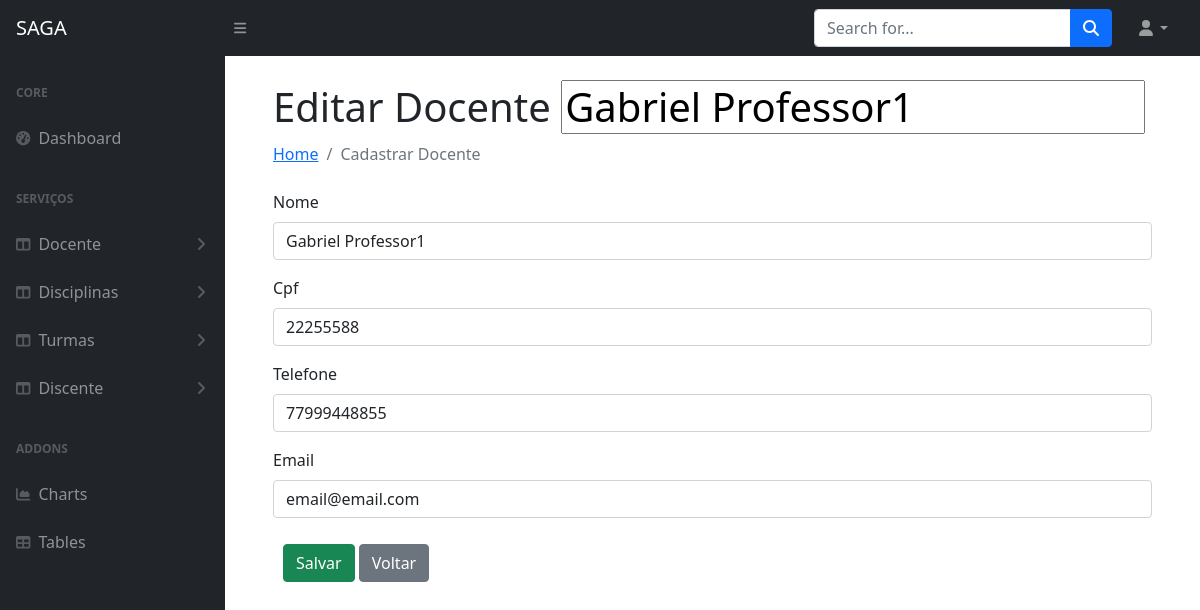
The app's page /editar_docente/1 (signed in) with its own data.
### appacademico/models.py (models this page shows, shortened)
class Usuario(models.Model):
    matricula= models.AutoField(primary_key=True)
    nome = models.CharField(max_length=150)
    cpf = models.IntegerField()
    telefone=models.IntegerField()
    email=models.EmailField(max_length=50)
    class Meta:
        abstract = True

class Professor(Usuario):
    pass

### appacademico/views.py (the view, shortened to what this page needs)
# urls.py: path('editar_docente/<int:matricula>', views.editar_docente, name='editar_docente'),
@login_required(login_url='login')
def editar_docente(request, matricula):
    docentenaobject = get_object_or_404(Professor, pk=matricula)
    docente = ProfessorModelForm(instance=docentenaobject)
    return render(request, 'editar_todos.html', {'docente': docente})

### appacademico/forms.py
class ProfessorModelForm(forms.ModelForm):
    class Meta:
        model = Professor
        fields = ['matricula', 'nome', 'cpf', 'telefone', 'email']

### appacademico/templates/editar_todos.html (shortened to what this page needs)
{% extends 'index.html'%}
{% load static %}
{% load bootstrap4 %}
{% block h1 %}
{% if docente %}
Editar Docente {{docente.nome}}
{% elif discente %}
Editar discente {{discente.nome}}
{% elif disciplina %}
Editar Disciplina {{disciplina.nome}}
{% elif turmas %}
Editar Turma {{turma.turma_id}}
{% endif %}
{% endblock %}
{% block li %}
{% if docente %}
Cadastrar Docente
{% elif discente %}
Cadastrar Discente
{% elif disciplina %}
Cadastrar Disciplina
{% elif discente %}
Cadastrar Aluno
{% elif turmas %}
Cadastrar Turma
{% endif %}
{% endblock %}
{% block content %}
<form method="POST" class="form" enctype="multipart/form-data" autocomplete="off">
    {% if docente %}
    {% bootstrap_form docente %}
    {% elif discente %}
    {% bootstrap_form discente %}
    {% elif disciplina %}
    {% bootstrap_form disciplina %}
    {% elif turmas %}
    {% bootstrap_form turmas %}
    {% endif %}
    <div style="padding: 10px;">
        <input type="submit" class="btn btn-success" value="Salvar" />
        <input type="button" class="btn btn-secondary" value="Voltar">
    </div>
</form>
</div>
{% endblock %}

### appacademico/templates/static/css/style1.css (style rules this page uses)
body { background-color: #1E0731; text-align: center; }

### records on screen
Professor: nome "Gabriel Professor1", cpf "22255588", telefone "77999448855", email "email@email.com"
